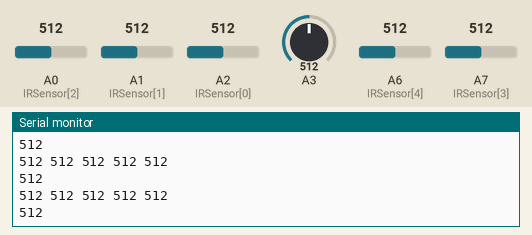
Recording of a sketch running on a simulated Arduino Nano, built with avr-gcc and run on an emulated ATmega328P. Parts: the last lines printed to the serial monitor. The test bench sets the inputs (shaded band); at power-on: A1 (IRSensor[1]) = 512, A0 (IRSensor[2]) = 512, A2 (IRSensor[0]) = 512, A3 = 512, A6 (IRSensor[4]) = 512, A7 (IRSensor[3]) = 512.

Above: at 2.7 s.
2.8 s: A1 (IRSensor[1]) set to 105
At 3.21 s:
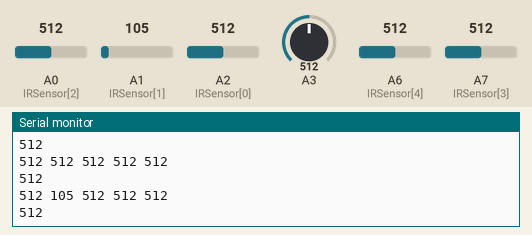
5.8 s: A1 (IRSensor[1]) set to 92
At 6.23 s:
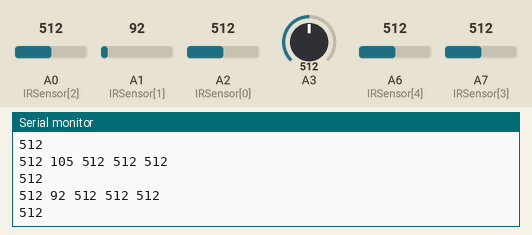
Timing chart, 0 to 8.8 s (numbered marks = the images above; inputs shaded):
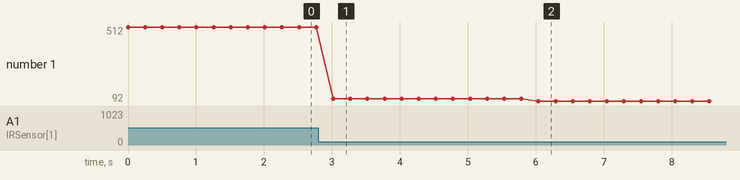

Measured:
- after the input at 2.8 s, the serial monitor: prints a new line after 0.22 s (image 1)
- after the input at 5.8 s, the serial monitor: prints a new line after 0.24 s (image 2)
- plotted number 1: 512 → 105 after the input at 2.8 s, 105 → 92 after the input at 5.8 s

The sketch:

LineSensorTest.ino
```cpp
int tempData[5];
const int IRSensor[] = {A2, A1, A0, A7, A6};//Pins reflect current wiring (2/18/2020)


void setup() {
  // put your setup code here, to run once:
  Serial.begin(9600);
}

void loop() {
  for(int i = 0; i < 5; i++){
    tempData[i] = analogRead(IRSensor[i]);
    Serial.print(tempData[i]);
    Serial.print(" ");

  }
  Serial.println();

  getCoefficient();

  delay(250);

}
void getCoefficient() {

  int voltage = analogRead(A3);
  Serial.println(voltage);
  //desiredCoefficient = map(voltage, 0, 1023, 0, 300); //Change range of Kp/Kd values here (Syntax: map(value, fromLow, fromHigh, toLow, toHigh))
}
```
